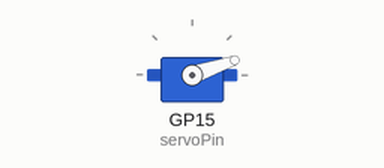
This program was run on a simulated Raspberry Pi Pico running MicroPython. On the bench: servo. Servo angles are drawn from the pulse width (0.5 ms = 0°, 2.5 ms = 180°); what the program prints to the serial console is not drawn.

Above: at 0.05 s.
At 0.2 s:
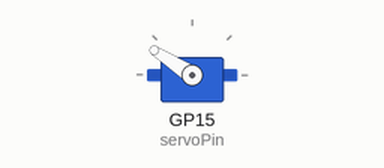
At 0.3 s:
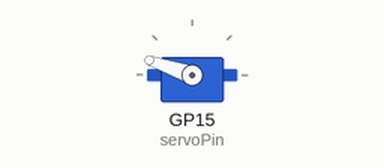
At 0.4 s:
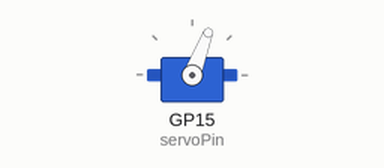
Timing chart, 0 to 3.0 s (numbered marks = the images above):
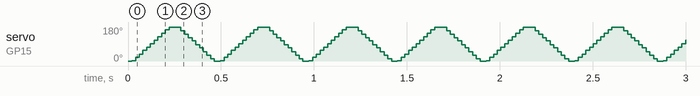

The program:

Servo_SG90.py
```python
from machine import Pin, PWM
from time import sleep

servoPin = PWM(Pin(15))
servoPin.freq(50)

def servo(degree):
    if degree > 180: degrees = 180
    if degree < 0: degrees = 0

    maxDuty=9000
    minDuty=1000

    newDuty=minDuty+(maxDuty-minDuty)*(degree/180)
    servoPin.duty_u16(int(newDuty))

while True:
    for degree in range(0,180,1):
        servo(degree)
        sleep(0.001)
        print("increasing -- "+str(degree))
    for degree in range(180, 0, -1):
        servo(degree)
        sleep(0.001)
        print("decreasing --"+str(degree))
```
